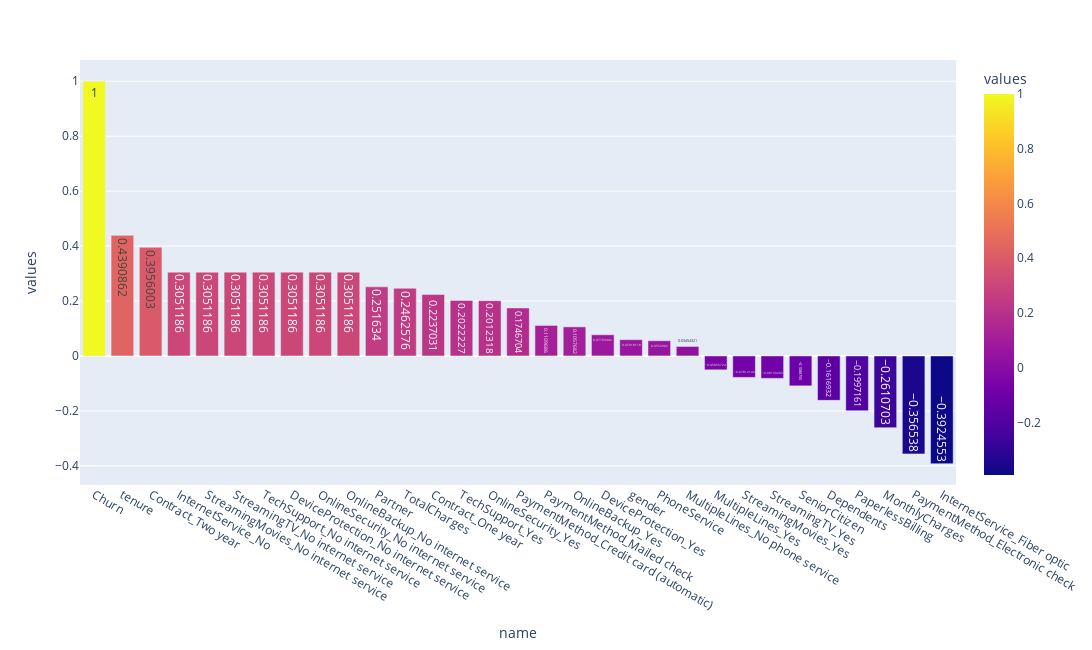

The notebook cell saved with this chart:
### Markdown cell above
## Visualize Correlation with Bars

### Code cell
df_corr = df.corr()['Churn'].sort_values(ascending = False)
df_corr_index = df_corr.index.to_list()
df_corr_values = df_corr.values.tolist()
df_corr = pd.DataFrame({'name': df_corr_index, 'values':df_corr_values})
bar_plot_plotly(df=df_corr, x='name', y='values',hue='values', width=1500, height=650)

### Figure 1 — Plotly figure (JSON) as saved in the notebook; plotly's stock layout.template omitted (floating-point values rounded to 4 significant figures)
{"data": [{"alignmentgroup": "True", "hovertemplate": "name=%{x}<br>values=%{marker.color}<extra></extra>", "legendgroup": "", "marker": {"color": [1, 0.4391, 0.3956, 0.3051, 0.3051, 0.3051, 0.3051, 0.3051, 0.3051, 0.3051, 0.2516, 0.2463, 0.2237, 0.2022, 0.2012, 0.1747, 0.111, 0.1058, 0.07703, 0.05918, 0.05529, 0.03454, -0.05057, -0.07812, -0.0816, -0.1089, -0.1617, -0.1997, -0.2611, -0.3565, -0.3925], "coloraxis": "coloraxis", "pattern": {"shape": ""}}, "name": "", "offsetgroup": "", "orientation": "v", "showlegend": false, "textposition": "auto", "texttemplate": "%{y}", "type": "bar", "x": ["Churn", "tenure", "Contract_Two year", "InternetService_No", "StreamingMovies_No internet service", "StreamingTV_No internet service", "TechSupport_No internet service", "DeviceProtection_No internet service", "OnlineSecurity_No internet service", "OnlineBackup_No internet service", "Partner", "TotalCharges", "Contract_One year", "TechSupport_Yes", "OnlineSecurity_Yes", "PaymentMethod_Credit card (automatic)", "PaymentMethod_Mailed check", "OnlineBackup_Yes", "DeviceProtection_Yes", "gender", "PhoneService", "MultipleLines_No phone service", "MultipleLines_Yes", "StreamingMovies_Yes", "StreamingTV_Yes", "SeniorCitizen", "Dependents", "PaperlessBilling", "MonthlyCharges", "PaymentMethod_Electronic check", "InternetService_Fiber optic"], "xaxis": "x", "y": [1, 0.4391, 0.3956, 0.3051, 0.3051, 0.3051, 0.3051, 0.3051, 0.3051, 0.3051, 0.2516, 0.2463, 0.2237, 0.2022, 0.2012, 0.1747, 0.111, 0.1058, 0.07703, 0.05918, 0.05529, 0.03454, -0.05057, -0.07812, -0.0816, -0.1089, -0.1617, -0.1997, -0.2611, -0.3565, -0.3925], "yaxis": "y"}], "layout": {"barmode": "group", "coloraxis": {"colorbar": {"title": {"text": "values"}}, "colorscale": [[0, "#0d0887"], [0.1111, "#46039f"], [0.2222, "#7201a8"], [0.3333, "#9c179e"], [0.4444, "#bd3786"], [0.5556, "#d8576b"], [0.6667, "#ed7953"], [0.7778, "#fb9f3a"], [0.8889, "#fdca26"], [1, "#f0f921"]]}, "height": 650, "legend": {"title": {"text": "values"}, "tracegroupgap": 0}, "margin": {"t": 60}, "width": 1500, "xaxis": {"anchor": "y", "domain": [0, 1], "title": {"text": "name"}}, "yaxis": {"anchor": "x", "domain": [0, 1], "title": {"text": "values"}}}}
